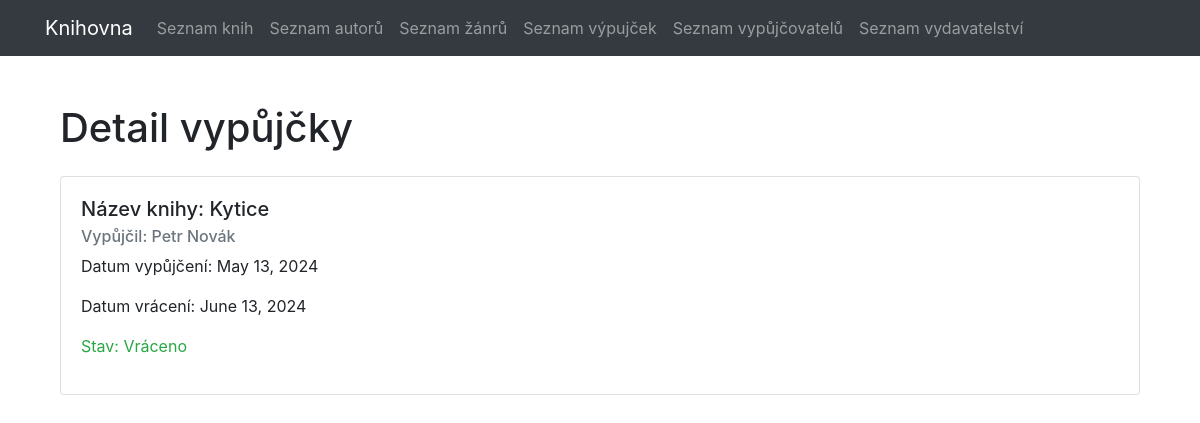
The app's page /loans/1/ with its own data.
### library/models.py (models this page shows, shortened)
class Loan(models.Model):
    book = models.ForeignKey('Book', on_delete=models.CASCADE)
    borrower = models.ForeignKey('Borrower', on_delete=models.CASCADE)
    date_borrowed = models.DateField()
    return_date = models.DateField()

class Book(models.Model):
    title = models.CharField(max_length=100)
    author = models.ForeignKey('Author', on_delete=models.CASCADE)
    publisher = models.ForeignKey('Publisher', on_delete=models.CASCADE)
    publication_date = models.DateField()
    genre = models.ForeignKey('Genre', on_delete=models.CASCADE)  # Použijeme ID žánru "Nezařazeno"

class Borrower(models.Model):
    name = models.CharField(max_length=100)

### library/views.py (the view)
# urls.py: path('loans/<int:loan_id>/', loan_detail, name='loan_detail'),
def loan_detail(request, loan_id):
    loan = get_object_or_404(Loan, pk=loan_id)
    today = timezone.now().date()
    return render(request, 'loan_detail.html', {'loan': loan, 'today': today})

### library/templates/loan_detail.html (shortened to what this page needs)
{% extends 'base.html' %}
{% block content %}
    <div class="container">
        <h1 class="mt-5 mb-4">Detail vypůjčky</h1>
        <div class="card">
            <div class="card-body">
                <h5 class="card-title">Název knihy: {{ loan.book.title }}</h5>
                <h6 class="card-subtitle mb-2 text-muted">Vypůjčil: {{ loan.borrower.name }}</h6>
                <p class="card-text">Datum vypůjčení: {{ loan.date_borrowed }}</p>
                <p class="card-text">Datum vrácení: {{ loan.return_date }}</p>
                {% if loan.return_date < today %}
                    <p class="text-success">Stav: Vráceno</p>
                {% else %}
                    <p class="text-warning">Stav: Čeká na vrácení</p>
                {% endif %}
            </div>
        </div>
    </div>
{% endblock %}

### records on screen
Loan: book "Kytice", borrower.name "Petr Novák", date_borrowed "May 13, 2024", return_date "June 13, 2024"
